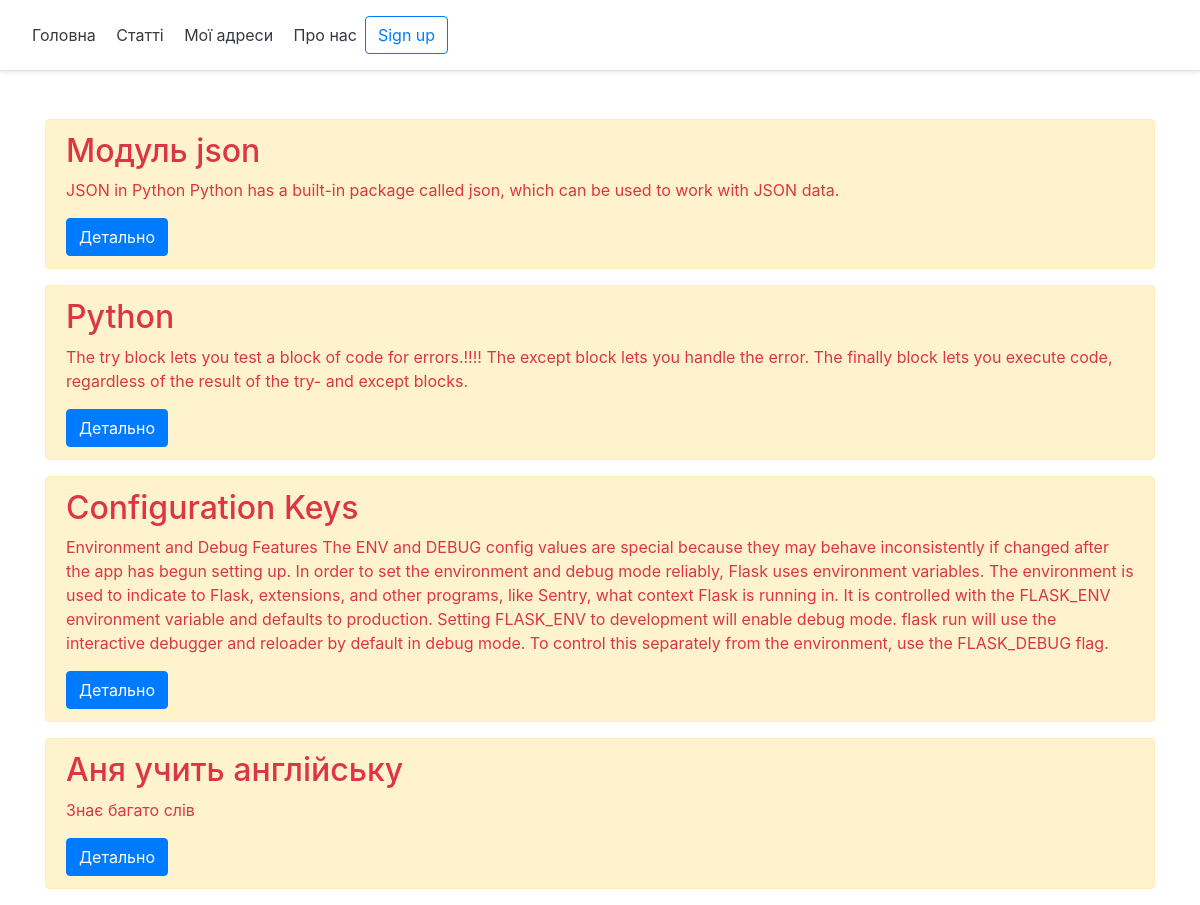
The page / on the database its author committed.
### les_1.py (models this page shows, shortened)
class Blog(db.Model):
    id=db.Column(db.Integer,primary_key=True)
    title=db.Column(db.String(150),nullable=False)
    intro = db.Column(db.Text, nullable=False)
    main_text=db.Column(db.Text,nullable=False)
    data_=db.Column(db.DateTime,default=datetime.utcnow())

### les_1.py (the view)
@myApp.route('/index')
@myApp.route('/')
def index():
    notes = Blog.query.all()
    return render_template('index.html',notes=notes)

### templates/index.html
{% extends 'base.html'%}
{% block body %}
<div class="container mt-5">
    {% for el in notes %}
    <div class="alert alert-warning text-danger">
        <h2>{{ el.title}}</h2>
        <p>{{ el.intro }}</p>
        <a href="post_det/{{el.id}}" class="btn btn-primary">Детально</a>
    </div>
    {% endfor %}
</div>
{% endblock %}

### templates/base.html (shortened to what this page needs)
<!DOCTYPE html>
<html lang="en">
<head>
    <link rel="stylesheet" href="https://stackpath.bootstrapcdn.com/bootstrap/4.5.2/css/bootstrap.min.css">
</head>
<body>
<header class="d-flex flex-column flex-md-row align-items-center p-3 px-md-4 mb-3 bg-body border-bottom shadow-sm">
  <nav class="my-2 my-md-0 me-md-3">
    <a class="p-2 text-dark" href="/">Головна</a>
    <a class="p-2 text-dark" href="/articles">Статті</a>
    <a class="p-2 text-dark" href="/adress">Мої адреси</a>
    <a class="p-2 text-dark" href="/about">Про нас</a>
  </nav>
  <a class="btn btn-outline-primary" href="/sign_in">Sign up</a>
</header>
{% block body %}
{% endblock %}
</body>
</html>

### rows shown on the page
Blog: title "Модуль json", intro "JSON in Python Python has a built-in package called json, which can be used to work with JSON data."
Blog: title "Python", intro "The try block lets you test a block of code for errors.!!!! The except block lets you handle the error. The finally block lets you execute code, regardless of the result of the try- and except blocks."
Blog: title "Configuration Keys", intro "Environment and Debug Features The ENV and DEBUG config values are special because they may behave inconsistently if changed after the app has begun setting up. In order to set the environment and debug mode reliably, Flask uses environment variables. The environment is used to indicate to Flask, extensions, and other programs, like Sentry, what context Flask is running in. It is controlled with the FLASK_ENV environment variable and defaults to production. Setting FLASK_ENV to development will enable debug mode. flask run will use the interactive debugger and reloader by default in debug mode. To control this separately from the environment, use the FLASK_DEBUG flag."
Blog: title "Аня учить англійську", intro "Знає багато слів"
